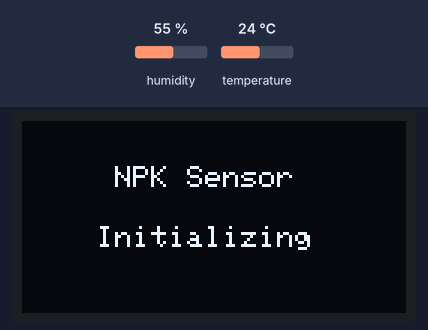
This sketch was run on a simulated Arduino Uno, built with avr-gcc and run on an emulated ATmega328P. On the bench: 128×64 one-colour display. The test bench sets the inputs (shaded band); at power-on: humidity 55 %, temperature 24 °C. What the sketch prints to the serial monitor is not drawn.

Above: at 0.6 s.
At 7.0 s:
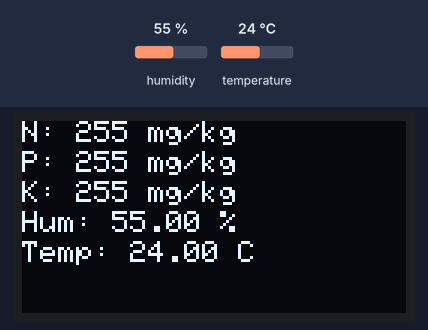
7.1 s: humidity set to 22 %
At 10.1 s:
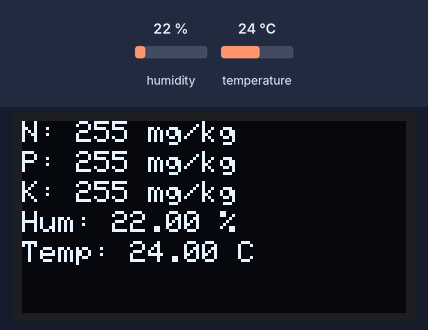
10.7 s: temperature set to 12 °C
At 15.5 s:
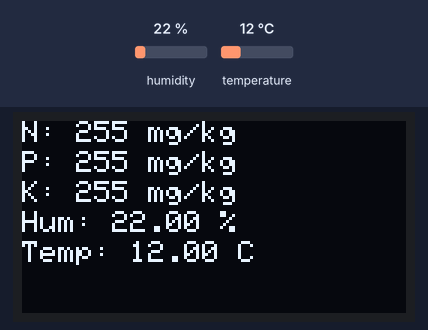
16.4 s: humidity set to 40 %
At 20.9 s:
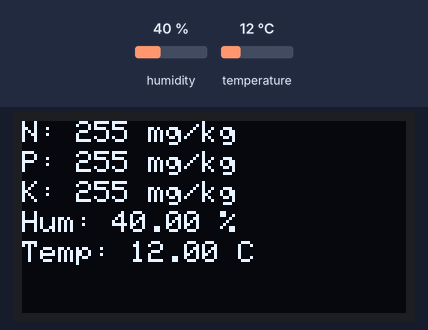
22.1 s: temperature set to 19 °C
Timing chart, 0 to 25.1 s (numbered marks = the images above; inputs shaded):
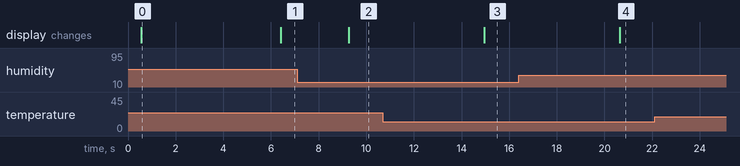

Measured:
- after the input at 7.1 s, the display: changes after 2.2 s (image 2)
- after the input at 10.7 s, the display: changes after 4.3 s (image 3)
- after the input at 16.4 s, the display: changes after 4.2 s (image 4)
- what the display in image 0 shows lasts 5.8 s, from 0.6 s to 6.4 s

The sketch:

soil_analysis.ino
```cpp
#include <SoftwareSerial.h>
#include <Wire.h>
#include <Adafruit_GFX.h>
#include <Adafruit_SSD1306.h>
#include <DHT.h>
#define SCREEN_WIDTH 128    // OLED display width, in pixels
#define SCREEN_HEIGHT 64    // OLED display height, in pixels
#define OLED_RESET -1       // Reset pin # (or -1 if sharing Arduino reset pin)
Adafruit_SSD1306 display(SCREEN_WIDTH, SCREEN_HEIGHT, &Wire, OLED_RESET);

#define RE 8
#define DE 7

#define DHTPIN 3            // DHT22 sensor is connected to pin 3
#define DHTTYPE DHT22       // DHT22 (AM2302)
DHT dht(DHTPIN, DHTTYPE);

const byte nitro[] = {0x01,0x03, 0x00, 0x1e, 0x00, 0x01, 0xe4, 0x0c};
const byte phos[] = {0x01,0x03, 0x00, 0x1f, 0x00, 0x01, 0xb5, 0xcc};
const byte pota[] = {0x01,0x03, 0x00, 0x20, 0x00, 0x01, 0x85, 0xc0};

byte values[11];
SoftwareSerial mod(10,11);

void setup() {
  Serial.begin(9600);
  mod.begin(9600);
  pinMode(RE, OUTPUT);
  pinMode(DE, OUTPUT);
  dht.begin();
  display.begin(SSD1306_SWITCHCAPVCC, 0x3C); //initialize with the I2C addr 0x3C (128x64)
  delay(500);
  display.clearDisplay();
  display.setCursor(25, 15);
  display.setTextSize(1);
  display.setTextColor(WHITE);
  display.println(" NPK Sensor");
  display.setCursor(25, 35);
  display.setTextSize(1);
  display.print("Initializing");
  display.display();
  delay(3000);
}

void loop() {
  byte val1,val2,val3;
  val1 = nitrogen();
  delay(250);
  val2 = phosphorous();
  delay(250);
  val3 = potassium();
  delay(250);
  float humidity = dht.readHumidity();
  float temperature = dht.readTemperature();
  Serial.print("Nitrogen: ");
  Serial.print(val1);
  Serial.println(" mg/kg");
  Serial.print("Phosphorous: ");
  Serial.print(val2);
  Serial.println(" mg/kg");
  Serial.print("Potassium: ");
  Serial.print(val3);
  Serial.println(" mg/kg");
  delay(2000);

  display.clearDisplay();


  display.setCursor(0, 0);
  display.print("N: ");
  display.print(val1);
  display.println(" mg/kg");
  display.setCursor(0, 10);
  display.print("P: ");
  display.print(val2);
  display.println(" mg/kg");
  display.setCursor(0, 20);
  display.print("K: ");
  display.print(val3);
  display.println(" mg/kg");
  display.setCursor(0, 30);
  display.print("Hum: ");
  display.print(humidity);
  display.println(" %");
  display.setCursor(0, 40);
  display.print("Temp: ");
  display.print(temperature);
  display.println(" C");
  Serial.print("Humidity: ");
  Serial.print(humidity);
  Serial.println("%");
  Serial.print("Temperature: ");
  Serial.print(temperature);
  Serial.println(" C");
  display.display();
}

byte nitrogen(){
  digitalWrite(DE,HIGH);
  digitalWrite(RE,HIGH);
  delay(10);
  if(mod.write(nitro,sizeof(nitro))==8){
    digitalWrite(DE,LOW);
    digitalWrite(RE,LOW);
    for(byte i=0;i<7;i++){
   // Serial.print(mod.read(),HEX);
    values[i] = mod.read();
    // Serial.print(values[i],HEX);
    }
    // Serial.println();
  }
  return values[4];
}

byte phosphorous(){
  digitalWrite(DE,HIGH);
  digitalWrite(RE,HIGH);
  delay(10);
  if(mod.write(phos,sizeof(phos))==8){
    digitalWrite(DE,LOW);
    digitalWrite(RE,LOW);
    for(byte i=0;i<7;i++){
   // Serial.print(mod.read(),HEX);
    values[i] = mod.read();
    // Serial.print(values[i],HEX);
    }
    // Serial.println();
  }
  return values[4];
}

byte potassium(){
  digitalWrite(DE,HIGH);
  digitalWrite(RE,HIGH);
  delay(10);
  if(mod.write(pota,sizeof(pota))==8){
    digitalWrite(DE,LOW);
    digitalWrite(RE,LOW);
    for(byte i=0;i<7;i++){
    //Serial.print(mod.read(),HEX);
    values[i] = mod.read();
    // Serial.print(values[i],HEX);
    }
    // Serial.println();
  }
  return values[4];
}
```
